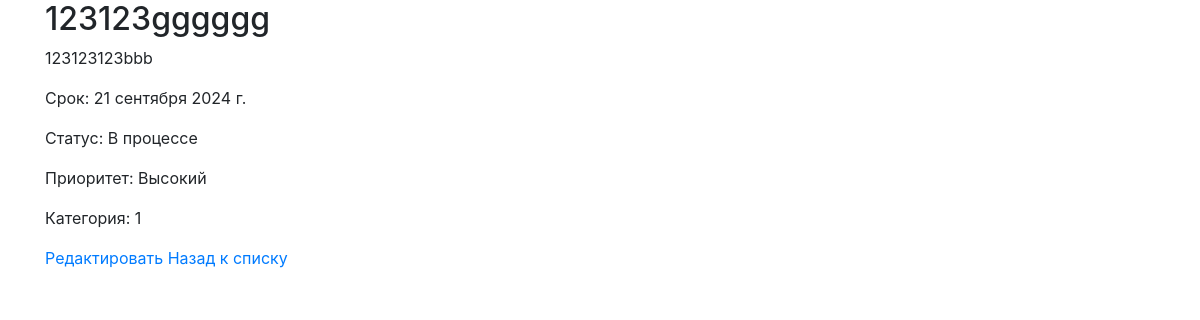
Page /task/9/ (signed in) on the committed database.
### tasks/models.py (models this page shows, shortened)
class Task(models.Model):
    STATUS_CHOICES = [
        ('Not Started', 'Не начато'),
        ('In Progress', 'В процессе'),
        ('Completed', 'Завершено'),
    ]
    PRIORITY_CHOICES = [
        ('Low', 'Низкий'),
        ('Medium', 'Средний'),
        ('High', 'Высокий'),
    ]
    title = models.CharField(max_length=200)
    description = models.TextField(blank=True)
    due_date = models.DateField(null=True, blank=True)
    status = models.CharField(max_length=20, choices=STATUS_CHOICES, default='Not Started')
    priority = models.CharField(max_length=10, choices=PRIORITY_CHOICES, default='Low')
    category = models.CharField(max_length=100, blank=True)
    user = models.ForeignKey(User, on_delete=models.CASCADE)

### tasks/views.py (the view)
# urls.py: path('task/<int:pk>/', views.TaskDetailView.as_view(), name='task_detail'),
class TaskDetailView(LoginRequiredMixin, DetailView):
    model = Task
    template_name = 'tasks/task_detail.html'

### tasks/templates/tasks/task_detail.html
{% extends 'base.html' %}
{% block content %}
  <h2>{{ object.title }}</h2>
  <p>{{ object.description }}</p>
  <p>Срок: {{ object.due_date }}</p>
  <p>Статус: {{ object.get_status_display }}</p>
  <p>Приоритет: {{ object.get_priority_display }}</p>
  <p>Категория: {{ object.category }}</p>
  <a href="{% url 'task_edit' pk=object.pk %}">Редактировать</a>
  <a href="{% url 'task_list' %}">Назад к списку</a>
{% endblock %}

### rows in the picture
Task: title "123123gggggg", description "123123123bbb", due_date "21 сентября 2024 г.", status "В процессе", priority "Высокий", category "1"
